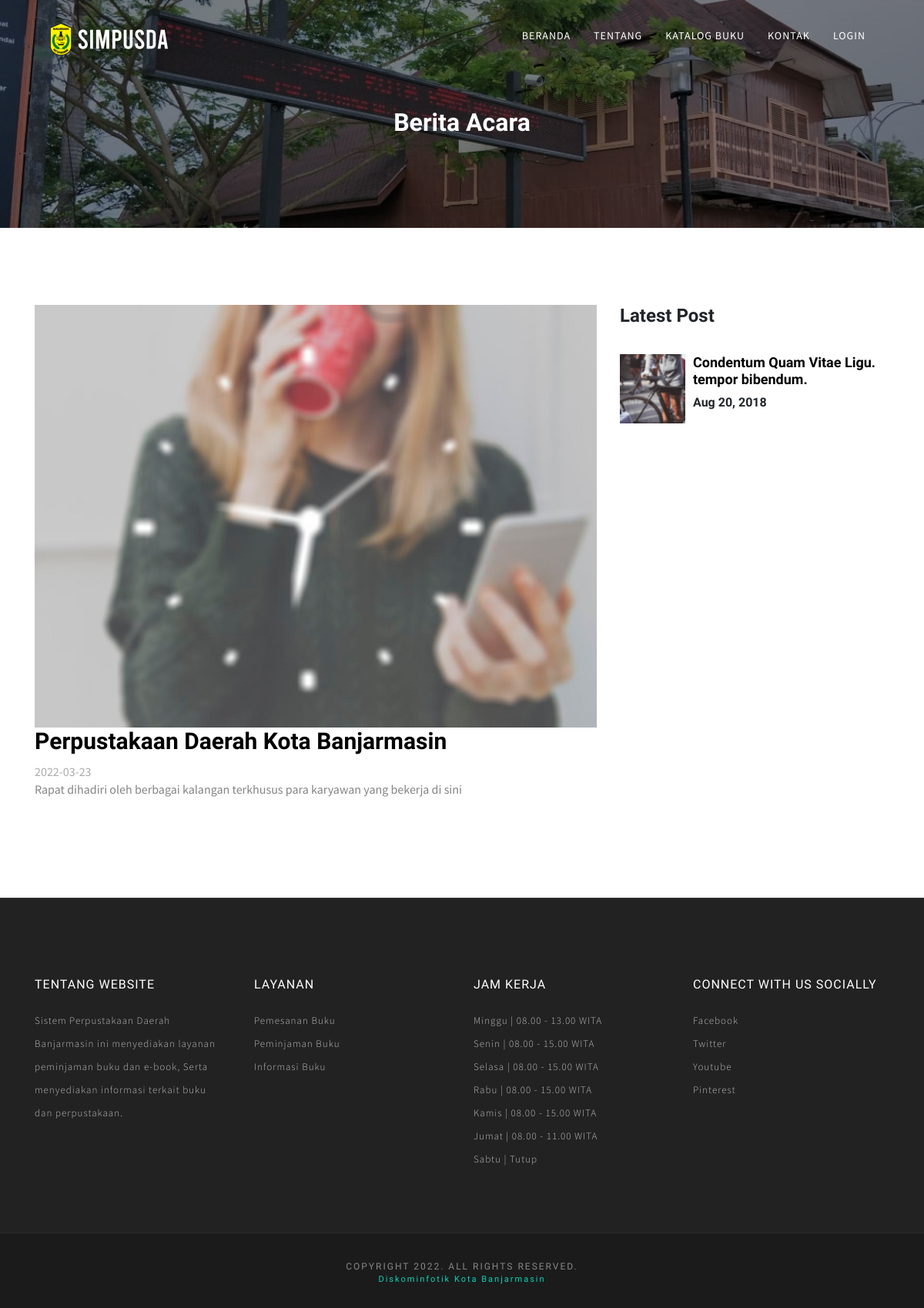
Screenshot of /Front-end/single-post.php?id=8 with the database file from the repository.
### tables this page shows
CREATE TABLE `l_berita` (
  `id` int(11) NOT NULL,
  `judul` varchar(255) NOT NULL,
  `keterangan` text NOT NULL,
  `isi` text NOT NULL,
  `foto` varchar(255) NOT NULL,
  `tanggal` date NOT NULL
);

### Front-end/single-post.php (the view, shortened to what this page needs)
<?php
  include_once("../admin/config.php");
  $id = $_GET['id'];
  $stmt_berita = $pdo_conn->prepare("SELECT * FROM l_berita WHERE id=$id");
  $stmt_berita->execute();
  $result_berita = $stmt_berita->fetchAll();
?>
<!DOCTYPE html>
<html>
<head>
  <link rel="stylesheet" href="plugins/themefisher-font/style.css">
  <link rel="stylesheet" href="plugins/bootstrap/css/bootstrap.min.css">
  <link rel="stylesheet" href="plugins/lightbox2/dist/css/lightbox.min.css">
  <link rel="stylesheet" href="plugins/animate/animate.css">
  <link rel="stylesheet" href="plugins/slick/slick.css">
  <link rel="stylesheet" href="css/style.css">
</head>
<body id="body">
<header class="navigation fixed-top">
  <div class="container">
    <nav class="navbar navbar-expand-lg navbar-light">
      <a class="navbar-brand logo" href="../index.php">
        <img class="logo-white" src="images/logo-white.png" alt="logo"/>
      </a>
      <div class="collapse navbar-collapse" id="navigation">
        <ul class="navbar-nav ml-auto text-center">
          <li class="nav-item dropdown ">
            <li class="nav-item ">
              <a class="nav-link " href="../../perpustakaan/">Beranda</a>
            </li>
          </li>
          <li class="nav-item ">
            <a class="nav-link" href="tentang.php">Tentang</a>
          </li>
          <li class="nav-item ">
            <a class="nav-link" href="katalog.php">Katalog Buku</a>
          </li>
          <li class="nav-item ">
            <a class="nav-link" href="kontak.php">Kontak</a>
          </li>
          <li class="nav-item ">
            <a class="nav-link" href="login.php">Login</a>
          </li>
        </ul>
      </div>
    </nav>
  </div>
</header>
<section class="single-page-header">
	<div class="container">
		<div class="row">
			<div class="col-md-12">
				<h2>Berita Acara</h2>
				<ol class="breadcrumb header-bradcrumb">
				</ol>
			</div>
		</div>
	</div>
</section>
<section class="blog-details section">
  <div class="container">
    <div class="row">
      <div class="col-lg-8">
        <article class="post">
          <?php
            if(!empty($result_berita)) {
            foreach($result_berita as $row) {
          ?>
          <div class="post-image">
            <?php echo "<img class='img-fluid w-100' src='../Front-end/images/blog/$row[foto]' alt='post-image'>";?>
          </div>
          <div class="post-content">
            <?php echo "<h3>$row[judul]</h3>";?>
             <ul class="list-inline">
               <li class="list-inline-item">
                 <?php echo "<a href=''>$row[tanggal]</a>"?>
               </li>
            <?php echo "<p>$row[isi]</p>";?>
            <?php
              }
            }
              ?>
          </div>
        </article>
      </div>
      <div class="col-lg-4">
        <aside class="sidebar">
          <div class="widget-post widget">
            <h2>Latest Post</h2>
            <ul class="widget-post-list">
              <li class="widget-post-list-item">
                <div class="widget-post-image">
                  <a href="single-post.html">
                    <img src="images/blog/post-1.jpg" alt="post-img">
                  </a>
                </div>
                <div class="widget-post-content">
                  <a href="single-post.html">
                    <h5>Condentum Quam Vitae Ligu. tempor bibendum.</h5>
                  </a>
                  <h6>Aug 20, 2018</h6>
                </div>
              </li>
            </ul>
          </div>
        </aside>
      </div>
    </div>
  </div>
</section>
 <footer id="footer" class="bg-one">
  <div class="top-footer">
    <div class="container">
      <div class="row">
        <div class="col-sm-3 col-md-3 col-lg-3">
        <h3>Tentang Website</h3>
          <p>Sistem Perpustakaan Daerah Banjarmasin ini menyediakan layanan peminjaman buku dan e-book, Serta menyediakan informasi terkait buku dan perpustakaan.</p>
        </div>
        <div class="col-sm-3 col-md-3 col-lg-3">
          <ul>
          <li><h3>Layanan </h3></li>
            <li><a href="#">Pemesanan Buku</a></li>
            <li><a href="#">Peminjaman Buku</a></li>
            <li><a href="#">informasi Buku</a></li>
          </ul>
        </div>
        <div class="col-sm-3 col-md-3 col-lg-3">
          <ul>
            <li><h3>Jam Kerja</h3></li>
			      <li><a href="#">Minggu | 08.00 - 13.00 WITA</a></li>
            <li><a href="#">Senin | 08.00 - 15.00 WITA</a></li>
            <li><a href="#">Selasa | 08.00 - 15.00 WITA</a></li>
            <li><a href="#">Rabu | 08.00 - 15.00 WITA</a></li>
            <li><a href="#">Kamis | 08.00 - 15.00 WITA</a></li>
            <li><a href="#">Jumat | 08.00 - 11.00 WITA </a></li>
			      <li><a href="#">Sabtu | Tutup</a></li>
          </ul>
        </div>
        <div class="col-sm-3 col-md-3 col-lg-3">
          <ul>
            <li><h3>Connect with us Socially</h3></li>
            <li><a href="#">Facebook</a></li>
            <li><a href="#">Twitter</a></li>
            <li><a href="#">Youtube</a></li>
            <li><a href="#">Pinterest</a></li>
          </ul>
        </div>
      </div>
    </div>
  </div>
  <div class="footer-bottom">
    <h5>Copyright 2022. All rights reserved.</h5>
    <h6><a href="">Diskominfotik Kota Banjarmasin </a></h6>
  </div>
</footer>
  </body>
  </html>

### Front-end/css/style.css (style rules this page uses)
body { line-height: 1.4; font-family: "Source Sans Pro", sans-serif; -webkit-font-smoothing: antialiased; }
p { font-family: "Source Sans Pro", sans-serif; color: #848484; font-size: 16px; }
h1, h2, h3, h4, h5, h6 { font-family: "Catamaran", sans-serif; font-weight: 600; }
ol, ul { margin: 0; padding: 0; list-style: none; }
a { transition: all .3s ease-in 0s; }
a, a:focus, a:hover { text-decoration: none; outline: 0; }
.section { padding: 100px 0; }
.header-bradcrumb { background: transparent; }
.logo { margin-top: 10px; display: inline-block; }
.single-page-header { background-image: url("../images/about/about-2.jpeg"); background-size: cover; padding: 140px 0 70px; text-align: center; color: #fff; position: relative; }
.single-page-header:before { background: rgba(0, 0, 0, 0.5); position: absolute; content: ''; top: 0; right: 0; left: 0; bottom: 0; }
.navigation { transition: .3s all; }
.navigation .navbar-light .navbar-nav .nav-item .nav-link { color: #fff; font-size: 14px; line-height: 26px; padding: 20px 15px; text-transform: uppercase; letter-spacing: 1px; transition: .2s ease-in-out 0s; }
.navbar-brand { height: auto; padding: 8px 0; }
.blog-details h3 { font-size: 30px; color: #000; margin-bottom: 10px; }
.post-content ul { margin-bottom: 20px; }
.post-content ul li { color: #aaa; }
.post-content ul li a { color: #aaa; }
.post-content p { margin-bottom: 30px; }
.widget { margin-bottom: 30px; }
.widget h2 { font-size: 24px; margin-bottom: 20px; }
.widget-post-list { padding-left: 0; }
.widget-post-list-item { padding: 15px 0; display: flex; }
.widget-post-image { margin-right: 10px; height: 90px; width: 130px; overflow: hidden; }
.widget-post-image img { height: 90px; width: auto; }
.widget-post-content h5 { font-size: 18px; margin-bottom: 10px; transition: .3s ease; color: #000; }
.top-footer { background-color: #222222; border-top: 1px solid #404040; padding: 100px 0 80px; }
.top-footer h3 { font-size: 16px; line-height: 1.5; color: #fff; font-weight: 400; text-transform: uppercase; letter-spacing: 1px; margin-bottom: 20px; }
.top-footer p { font-size: 13px; line-height: 30px; color: #bdbdbd; font-weight: 300; letter-spacing: 1px; padding-right: 20px; }
.top-footer li a { font-size: 13px; line-height: 30px; color: #bdbdbd; font-weight: 300; letter-spacing: 1px; text-transform: capitalize; transition: color .3s; font-family: "Source Sans Pro", sans-serif; display: block; }
.footer-bottom { text-align: center; background-color: #1b1b1b; border-top: 1px solid #2c2c2c; padding: 30px 0; }
.footer-bottom h5 { font-size: 12px; line-height: 1; color: #888888; font-weight: 400; text-transform: uppercase; letter-spacing: 2px; margin-top: 7px; margin-bottom: 3px; }
.footer-bottom h6 { font-size: 11px; line-height: 15px; color: #888888; font-weight: 400; text-transform: capitalize; letter-spacing: 2px; margin-bottom: 0; }
.footer-bottom a { color: #0cd3bc; }

### rows the page displays
l_berita: foto (picture), judul "Perpustakaan Daerah Kota Banjarmasin", tanggal "2022-03-23", isi "Rapat dihadiri oleh berbagai kalangan terkhusus para karyawan yang bekerja di sini"
